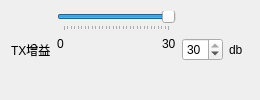
               <widget class="QWidget" name="widget_9" native="true">
                <layout class="QHBoxLayout" name="horizontalLayout_11" stretch="1,6,1,1">
                 <item>
                  <widget class="QLabel" name="label_15">
                   <property name="text">
                    <string>TX增益</string>
                   </property>
                  </widget>
                 </item>
                 <item>
                  <layout class="QVBoxLayout" name="verticalLayout_7" stretch="0,0">
                   <item>
                    <widget class="QSlider" name="pub_gain_slider">
                     <property name="minimum">
                      <number>0</number>
                     </property>
                     <property name="maximum">
                      <number>30</number>
                     </property>
                     <property name="value">
                      <number>30</number>
                     </property>
                     <property name="orientation">
                      <enum>Qt::Horizontal</enum>
                     </property>
                     <property name="tickPosition">
                      <enum>QSlider::TicksBelow</enum>
                     </property>
                     <property name="tickInterval">
                      <number>1</number>
                     </property>
                    </widget>
                   </item>
                   <item>
                    <layout class="QHBoxLayout" name="horizontalLayout_10" stretch="1,10,1">
                     <item>
                      <widget class="QLabel" name="label_13">
                       <property name="text">
                        <string>0</string>
                       </property>
                       <property name="alignment">
                        <set>Qt::AlignLeading|Qt::AlignLeft|Qt::AlignTop</set>
                       </property>
                      </widget>
                     </item>
                     <item>
                      <spacer name="horizontalSpacer_5">
                       <property name="orientation">
                        <enum>Qt::Horizontal</enum>
                       </property>
                       <property name="sizeHint" stdset="0">
                        <size>
                         <width>98</width>
                         <height>20</height>
                        </size>
                       </property>
                      </spacer>
                     </item>
                     <item>
                      <widget class="QLabel" name="label_14">
                       <property name="text">
                        <string>30</string>
                       </property>
                       <property name="alignment">
                        <set>Qt::AlignLeading|Qt::AlignLeft|Qt::AlignTop</set>
                       </property>
                      </widget>
                     </item>
                    </layout>
                   </item>
                  </layout>
                 </item>
                 <item>
                  <widget class="QSpinBox" name="pub_gain_spin_box">
                   <property name="contextMenuPolicy">
                    <enum>Qt::DefaultContextMenu</enum>
                   </property>
                   <property name="maximum">
                    <number>30</number>
                   </property>
                   <property name="value">
                    <number>30</number>
                   </property>
                  </widget>
                 </item>
                 <item>
                  <widget class="QLabel" name="label_17">
                   <property name="text">
                    <string>db</string>
                   </property>
                  </widget>
                 </item>
                </layout>
               </widget>
